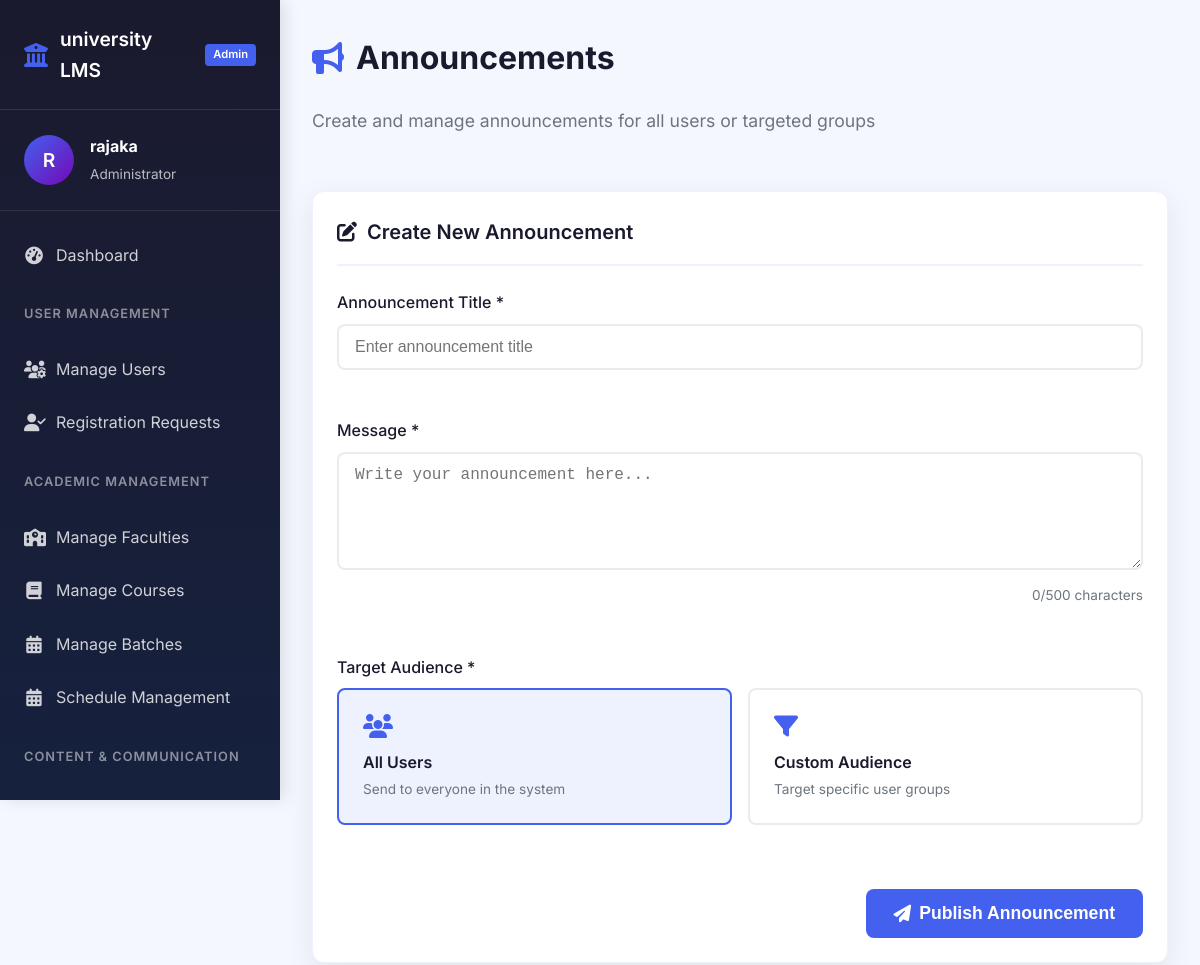
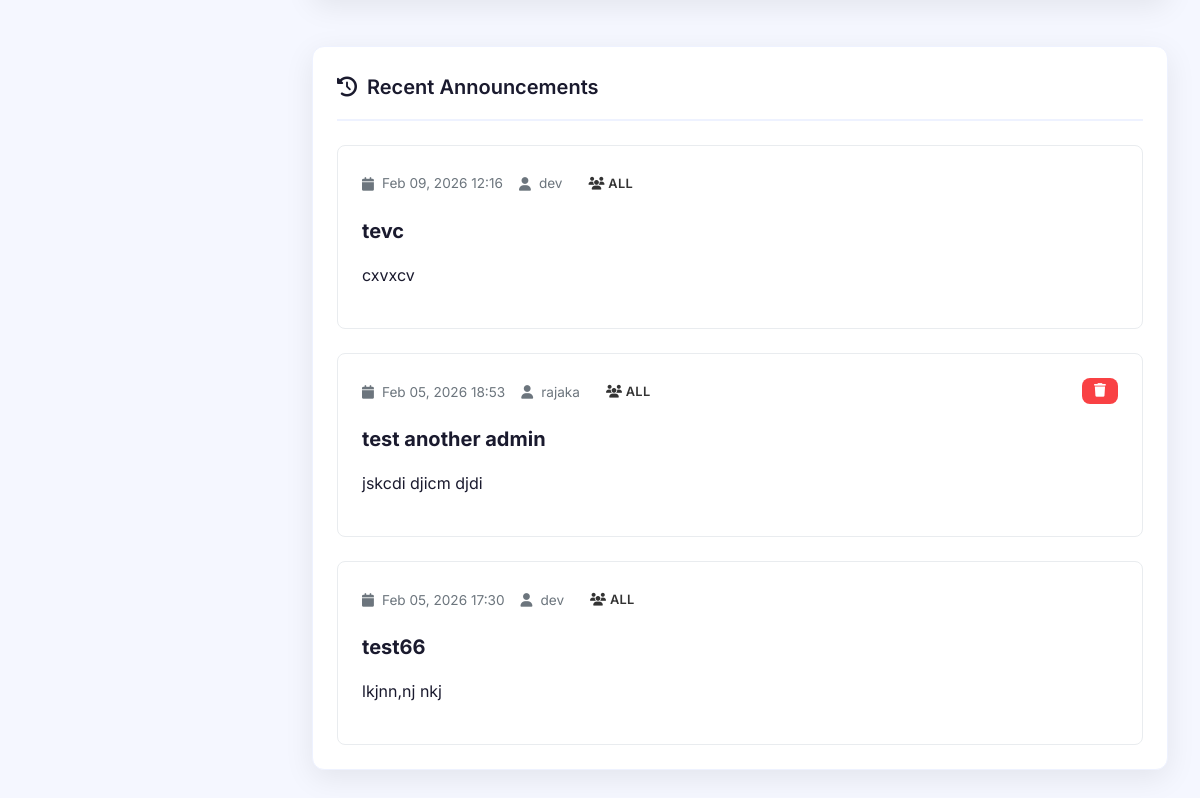
/dashboard/admin/post_annousment/ (signed in), run on the app's committed database (2 pictures, top to bottom).
### Users/models.py (models this page shows)
class User(AbstractUser):
    class Roles(models.TextChoices):
        STUDENT = "student"
        STAFF = "staff"
        ADMIN = "admin"
    role = models.CharField(max_length=20, choices=Roles.choices, default='student')
    last_activity = models.DateTimeField(blank=True, null=True)
    objects = UserManager()
    def __str__(self):
        return super().__str__()

### dashboard/models.py (models this page shows, shortened)
class Announcement(models.Model):
    title = models.CharField(max_length=50)
    announcement = models.TextField(max_length=500)
    target_audience_rule = models.JSONField(null=True)
    created_by = models.ForeignKey(User,on_delete=models.CASCADE)
    created_at = models.DateTimeField(auto_now_add=True,db_index=True)
    class Meta:
        ordering = ['-created_at']
    def get_target_display(self)->str:
        if self.target_audience_rule['audience_type'] == 'all':
            return self.target_audience_rule['audience_type']

### dashboard/annosments.py (the view, shortened to what this page needs)
# urls.py: path('admin/post_annousment/',annosments.post_annousment,name='post_annousment'),
@login_required(login_url='Users:login')
def post_annousment(request):
    context = {}
    if request.user.is_staff == 0:
        return redirect('dashboard:route')
    if request.user.role == 'staff':
        context['faculties'] = [Staff.objects.get(username=request.user).faculty_name]
    else:
        context['faculties']=Faculty.objects.all()
    context['announcements'] = Announcement.objects.all()
    context['user'] = request.user
    return render(request,'dashboard/admin/anousment.html',context)

### config/config.py (called while the page is built)
def sync_setting():
    global _settings_cache, _last_update
    from .models import SystemSettings
    last_update = SystemSettings.objects.filter(pk=1).values_list("last_update", flat=True).first()
    if not last_update:
        load_settings()
        return
    if last_update == _last_update:
        return
    row = _get_row()
    with _lock:
        _settings_cache = dict(row.settings or {})
        _last_update = row.last_update

def get_setting(key: str):
    if not _settings_cache:
        load_settings()
    if key in _settings_cache:
        return _settings_cache[key]
    if key in SETTINGS_SCHEMA:
        load_schema()
        return _settings_cache[key]
    raise KeyError(f"System setting '{key}' does not exist")

### config/context_processors.py (called while the page is built)
def vle_settings(request):
    return {
        'settings':{
            key:get_setting(key) for key in SETTINGS_SCHEMA
        }
    }

### config/metrics.py (called while the page is built)
def get_system_up_time()->int:
    global SYSTEM_UP_TIME
    if SYSTEM_UP_TIME is None:
        SYSTEM_UP_TIME = time.time()
        return 0
    return time.time()-SYSTEM_UP_TIME

### dashboard/templates/dashboard/admin/anousment.html (shortened to what this page needs)
{% extends "main.html" %}
{% block navigation %}
    {% include "admin_navigation.html" %}
{% endblock %}
{% block body %}
<div class="announcement-management">
    <div class="page-header">
        <h1 class="page-title">
            <i class="fas fa-bullhorn"></i> Announcements
        </h1>
        <p class="page-subtitle">
            Create and manage announcements for all users or targeted groups
        </p>
    </div>
    <div class="card">
        <div class="card-header">
            <h3 class="card-title">
                <i class="fas fa-edit"></i> Create New Announcement
            </h3>
        </div>
        <form method="post" action="{% url 'dashboard:post_annousment' %}" class="announcement-form">
            <div class="form-group">
                <label class="form-label">Announcement Title *</label>
                <input type="text" name="title" class="form-control" placeholder="Enter announcement title" required maxlength="100">
            </div>
            <div class="form-group">
                <label class="form-label">Message *</label>
                <textarea name="message" class="form-control" rows="5" placeholder="Write your announcement here..." required maxlength="500"></textarea>
                <div class="char-count">
                    <span id="charCount">0</span>/500 characters
                </div>
            </div>
            <div class="form-group">
                <label class="form-label">Target Audience *</label>
                <div class="audience-options">
                    <div class="audience-option">
                        <label for="audienceAll">
                            <i class="fas fa-users"></i>
                            <span>All Users</span>
                            <small>Send to everyone in the system</small>
                        </label>
                    </div>
                    <div class="audience-option">
                        <label for="audienceCustom">
                            <i class="fas fa-filter"></i>
                            <span>Custom Audience</span>
                            <small>Target specific user groups</small>
                        </label>
                    </div>
                </div>
            </div>
            <div class="form-actions">
                <button type="submit" class="btn btn-primary btn-lg">
                    <i class="fas fa-paper-plane"></i> Publish Announcement
                </button>
            </div>
        </form>
    </div>
    <div class="card">
        <div class="card-header">
            <h3 class="card-title">
                <i class="fas fa-history"></i> Recent Announcements
            </h3>
        </div>
        <div class="announcements-list">
            {% if announcements %}
                {% for announcement in announcements %}
                <div class="announcement-item">
                    <div class="announcement-header">
                        <div class="announcement-meta">
                            <span class="announcement-date">
                                <i class="fas fa-calendar"></i>
                                {{ announcement.created_at|date:"M d, Y H:i" }}
                            </span>
                            <span class="announcement-author">
                                <i class="fas fa-user"></i>
                                {{ announcement.created_by }}
                            </span>
                            <span class="announcement-audience badge">
                                <i class="fas fa-users"></i>
                                {{ announcement.get_target_display }}
                            </span>
                        </div>
                        {% if announcement.created_by == user or user.is_superuser %}
                        <div class="announcement-actions">
                            <button class="btn btn-sm btn-danger" onclick="deleteAnnouncement({{ announcement.id }})">
                                <i class="fas fa-trash"></i>
                            </button>
                        </div>
                        {% endif %}
                    </div>
                    <h3 class="announcement-title">{{ announcement.title }}</h3>
                    <div class="announcement-content">
                        {{ announcement.announcement|linebreaks }}
                    </div>
                </div>
                {% endfor %}
            {% else %}
                <div class="empty-state">
                    <i class="fas fa-bullhorn"></i>
                    <h4>No Announcements Yet</h4>
                    <p>Create your first announcement using the form above</p>
                </div>
            {% endif %}
        </div>
    </div>
</div>
{% endblock %}

### templates/admin_navigation.html (shortened to what this page needs)
<aside class="sidebar">
    <div class="sidebar-header">
        <div class="logo">
            <i class="fas fa-university"></i>
            <span class="logo-text" id="systemName">{{ settings.SYSTEM_NAME|default:"University VLE" }}</span>
            <span class="logo-badge">Admin</span>
        </div>
    </div>
    <div class="user-profile">
        <div class="user-avatar">
            {{ request.user.username|first|upper }}
        </div>
        <div class="user-info">
            <h4>{{ request.user.username }}</h4>
            <p>Administrator</p>
        </div>
    </div>
    <nav class="sidebar-nav">
        <ul class="nav-menu">
            <li class="nav-item active">
                <a href="{% url 'dashboard:admin' %}" class="nav-link">
                    <i class="fas fa-tachometer-alt"></i>
                    <span>Dashboard</span>
                </a>
            </li>
            <li class="nav-section">User Management</li>
            <li class="nav-item">
                <a href="{% url 'dashboard:manage_users' %}" class="nav-link">
                    <i class="fas fa-users-cog"></i>
                    <span>Manage Users</span>
                </a>
            </li>
            <li class="nav-item">
                <a href="{% url 'dashboard:manage_requests' %}" class="nav-link">
                    <i class="fas fa-user-check"></i>
                    <span>Registration Requests</span>
                </a>
            </li>
            <li class="nav-section">Academic Management</li>
            <li class="nav-item">
                <a href="{% url 'dashboard:manage_faculties' %}" class="nav-link">
                    <i class="fas fa-school"></i>
                    <span>Manage Faculties</span>
                </a>
            </li>
            <li class="nav-item">
                <a href="{% url 'dashboard:manage_courses' %}" class="nav-link">
                    <i class="fas fa-book"></i>
                    <span>Manage Courses</span>
                </a>
            </li>
            <li class="nav-item">
                <a href="{% url 'dashboard:manage_batches' %}" class="nav-link">
                    <i class="fas fa-calendar-alt"></i>
                    <span>Manage Batches</span>
                </a>
            </li>
            <li class="nav-item">
                <a href="{% url 'dashboard:manage_shedules' %}" class="nav-link">
                    <i class="fas fa-calendar-alt"></i>
                    <span>Schedule Management</span>
                </a>
            </li>
            <li class="nav-section">Content & Communication</li>
            <li class="nav-item">
                <a href="{% url 'dashboard:post_annousment' %}" class="nav-link">
                </a>
            </li>
        </ul>
    </nav>
</aside>

### templates/main.html (style rules this page uses)
:root { --primary: #4361ee; --primary-dark: #3a56d4; --primary-light: #eef2ff; --secondary: #7209b7; --secondary-light: #f3e8ff; --accent: #f72585; --success: #4cc9f0; --success-dark: #00b4d8; --warning: #f8961e; --danger: #f94144; --dark: #1a1a2e; --light: #f8f9fa; --gray: #6c757d; --gray-light: #e9ecef; --border-radius: 12px; --box-shadow: 0 8px 30px rgba(0, 0, 0, 0.08); --transition: all 0.3s cubic-bezier(0.4, 0, 0.2, 1); }
* { margin: 0; padding: 0; box-sizing: border-box; }
body { font-family: 'Inter', sans-serif; background-color: #f5f7ff; color: #333; line-height: 1.6; min-height: 100vh; }
.page-title { font-size: 2rem; font-weight: 700; color: var(--dark); margin-bottom: 1.5rem; display: flex; align-items: center; gap: 12px; }
.page-title i { color: var(--primary); }
.page-subtitle { color: var(--gray); font-size: 1.1rem; margin-bottom: 2rem; max-width: 800px; }
.card { background: white; border-radius: var(--border-radius); padding: 1.5rem; box-shadow: var(--box-shadow); transition: var(--transition); margin-bottom: 1.5rem; border: 1px solid #eef2ff; }
.card-header { display: flex; justify-content: space-between; align-items: center; margin-bottom: 1.5rem; padding-bottom: 1rem; border-bottom: 2px solid var(--primary-light); }
.card-title { font-size: 1.25rem; font-weight: 600; color: var(--dark); display: flex; align-items: center; gap: 10px; }
.btn { padding: 10px 20px; border-radius: 8px; font-weight: 600; font-size: 0.95rem; border: none; cursor: pointer; transition: var(--transition); display: inline-flex; align-items: center; gap: 8px; text-decoration: none; }
.btn-primary { background: var(--primary); color: white; }
.btn-danger { background: var(--danger); color: white; }
.btn-sm { padding: 6px 12px; font-size: 0.85rem; }
.btn-lg { padding: 14px 28px; font-size: 1.1rem; }
.form-group { margin-bottom: 1.5rem; }
.form-label { display: block; margin-bottom: 0.5rem; font-weight: 500; color: var(--dark); }
.form-control { width: 100%; padding: 12px 16px; border: 2px solid var(--gray-light); border-radius: 8px; font-size: 1rem; transition: var(--transition); background: white; }
.badge { display: inline-block; padding: 4px 12px; border-radius: 20px; font-size: 0.8rem; font-weight: 600; text-transform: uppercase; letter-spacing: 0.3px; }

### dashboard/templates/dashboard/admin/anousment.html (style rules this page uses)
.announcement-management { display: flex; flex-direction: column; gap: 1.5rem; }
.announcement-form { display: flex; flex-direction: column; gap: 1.5rem; }
.char-count { text-align: right; font-size: 0.85rem; color: var(--gray); margin-top: 0.5rem; }
.audience-options { display: grid; grid-template-columns: repeat(auto-fit, minmax(200px, 1fr)); gap: 1rem; margin-top: 0.5rem; }
.audience-option { position: relative; }
.audience-option label { display: flex; flex-direction: column; padding: 1.5rem; border: 2px solid var(--gray-light); border-radius: 8px; cursor: pointer; transition: var(--transition); height: 100%; }
.audience-option input[type="radio"]:checked + label { border-color: var(--primary); background: var(--primary-light); }
.audience-option label i { font-size: 1.5rem; color: var(--primary); margin-bottom: 0.75rem; }
.audience-option label span { font-weight: 600; color: var(--dark); margin-bottom: 0.25rem; }
.audience-option label small { font-size: 0.85rem; color: var(--gray); line-height: 1.4; }
.announcements-list { display: flex; flex-direction: column; gap: 1.5rem; }
.announcement-item { background: white; border: 1px solid var(--gray-light); border-radius: 8px; padding: 1.5rem; transition: var(--transition); }
.announcement-header { display: flex; justify-content: space-between; align-items: flex-start; margin-bottom: 1rem; flex-wrap: wrap; gap: 1rem; }
.announcement-meta { display: flex; flex-wrap: wrap; gap: 1rem; align-items: center; }
.announcement-date, .announcement-author { font-size: 0.85rem; color: var(--gray); display: flex; align-items: center; gap: 0.5rem; }
.announcement-audience { font-size: 0.8rem; padding: 4px 10px; }
.announcement-actions { display: flex; gap: 0.5rem; }
.announcement-title { font-size: 1.25rem; color: var(--dark); margin-bottom: 1rem; }
.announcement-content { color: var(--dark); line-height: 1.6; margin-bottom: 1rem; }
.form-actions { display: flex; gap: 1rem; justify-content: flex-end; margin-top: 1rem; }

### data on the page
User: user.username|first "R", user.username "rajaka"
Announcement: created_at "Feb 09, 2026 12:16", created_by "dev", target "ALL", title "tevc", announcement "cxvxcv"
Announcement: created_at "Feb 05, 2026 18:53", created_by "rajaka", target "ALL", title "test another admin", announcement "jskcdi djicm djdi"
Announcement: created_at "Feb 05, 2026 17:30", created_by "dev", target "ALL", title "test66", announcement "lkjnn,nj nkj"

### other printed values
{{ settings.SYSTEM_NAME|default:"University VLE" }} "university LMS"
